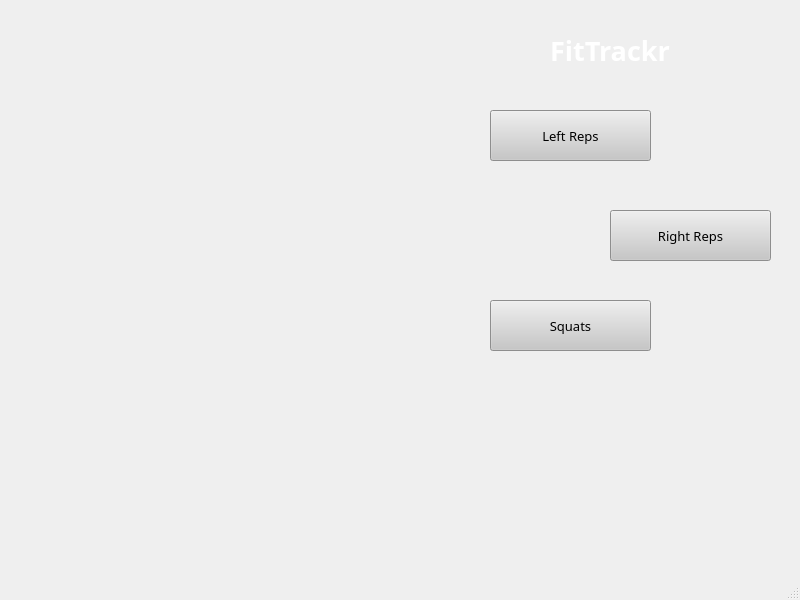
<?xml version="1.0" encoding="UTF-8"?>
<ui version="4.0">
 <class>MainWindow</class>
 <widget class="QMainWindow" name="MainWindow">
  <property name="geometry">
   <rect>
    <x>0</x>
    <y>0</y>
    <width>800</width>
    <height>600</height>
   </rect>
  </property>
  <property name="windowTitle">
   <string>MainWindow</string>
  </property>
  <widget class="QWidget" name="centralwidget">
   <widget class="QLabel" name="label">
    <property name="geometry">
     <rect>
      <x>-6</x>
      <y>-5</y>
      <width>811</width>
      <height>591</height>
     </rect>
    </property>
    <property name="text">
     <string/>
    </property>
    <property name="pixmap">
     <pixmap>background.jpg</pixmap>
    </property>
   </widget>
   <widget class="QPushButton" name="pushButton">
    <property name="geometry">
     <rect>
      <x>490</x>
      <y>110</y>
      <width>161</width>
      <height>51</height>
     </rect>
    </property>
    <property name="font">
     <font>
      <family>Rockwell Nova</family>
      <pointsize>10</pointsize>
     </font>
    </property>
    <property name="styleSheet">
     <string notr="true">background-color: #c7c7c7</string>
    </property>
    <property name="text">
     <string>Left Reps</string>
    </property>
   </widget>
   <widget class="QPushButton" name="pushButton_2">
    <property name="geometry">
     <rect>
      <x>610</x>
      <y>210</y>
      <width>161</width>
      <height>51</height>
     </rect>
    </property>
    <property name="font">
     <font>
      <family>Rockwell Nova</family>
      <pointsize>10</pointsize>
     </font>
    </property>
    <property name="styleSheet">
     <string notr="true">background-color: #c7c7c7</string>
    </property>
    <property name="text">
     <string>Right Reps</string>
    </property>
   </widget>
   <widget class="QPushButton" name="pushButton_3">
    <property name="geometry">
     <rect>
      <x>490</x>
      <y>300</y>
      <width>161</width>
      <height>51</height>
     </rect>
    </property>
    <property name="font">
     <font>
      <family>Rockwell Nova</family>
      <pointsize>10</pointsize>
     </font>
    </property>
    <property name="autoFillBackground">
     <bool>false</bool>
    </property>
    <property name="styleSheet">
     <string notr="true">background-color: #c7c7c7</string>
    </property>
    <property name="text">
     <string>Squats</string>
    </property>
   </widget>
   <widget class="QLabel" name="label_2">
    <property name="geometry">
     <rect>
      <x>550</x>
      <y>20</y>
      <width>231</width>
      <height>61</height>
     </rect>
    </property>
    <property name="font">
     <font>
      <family>Romantic</family>
      <pointsize>20</pointsize>
      <weight>75</weight>
      <bold>true</bold>
     </font>
    </property>
    <property name="styleSheet">
     <string notr="true">color: white</string>
    </property>
    <property name="text">
     <string>FitTrackr</string>
    </property>
   </widget>
  </widget>
  <widget class="QStatusBar" name="statusbar"/>
 </widget>
 <resources/>
 <connections/>
</ui>
